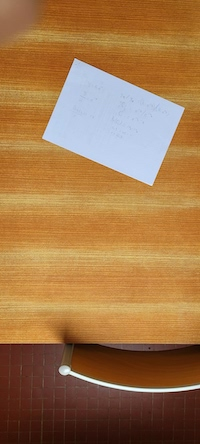
#> input picture modelisation/exo5/I1.jpg, 200 x 444 px
$ python main.py
#> lines starting #> are read from the running program, lines starting #| are printed output that depends on the picture
from PIL import Image
img = Image.open("./I1.jpg")
#> img is the input picture: PIL image 200x444 RGB; mean R, G, B 162.1, 118.3, 73.6
img2 = Image.open("./I2.jpg")
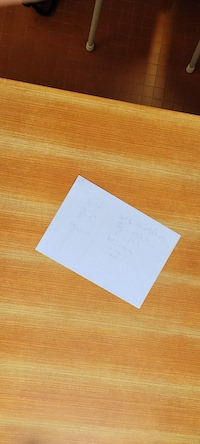
#> input picture modelisation/exo5/I2.jpg, 200 x 444 px
#> img2 is the input picture: PIL image 200x444 RGB; mean R, G, B 171.5, 127.7, 78.8
img.show()
img2.show()

img3 = Image.new('RGB', (200, 444+101),  color="white")
#> img3: PIL image 200x545 RGB; every value is 255


offset1 = [0, 101]
offset2 = [0, 0]

img3.paste(img, offset1)
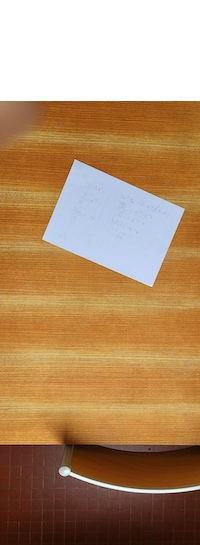
#> img3: PIL image 200x545 RGB; mean R, G, B 179.3, 143.6, 107.2
img3.paste(img2, offset2)
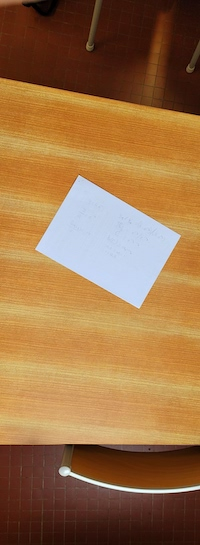
#> img3: PIL image 200x545 RGB; mean R, G, B 155.5, 112.8, 70
# img3.show()
